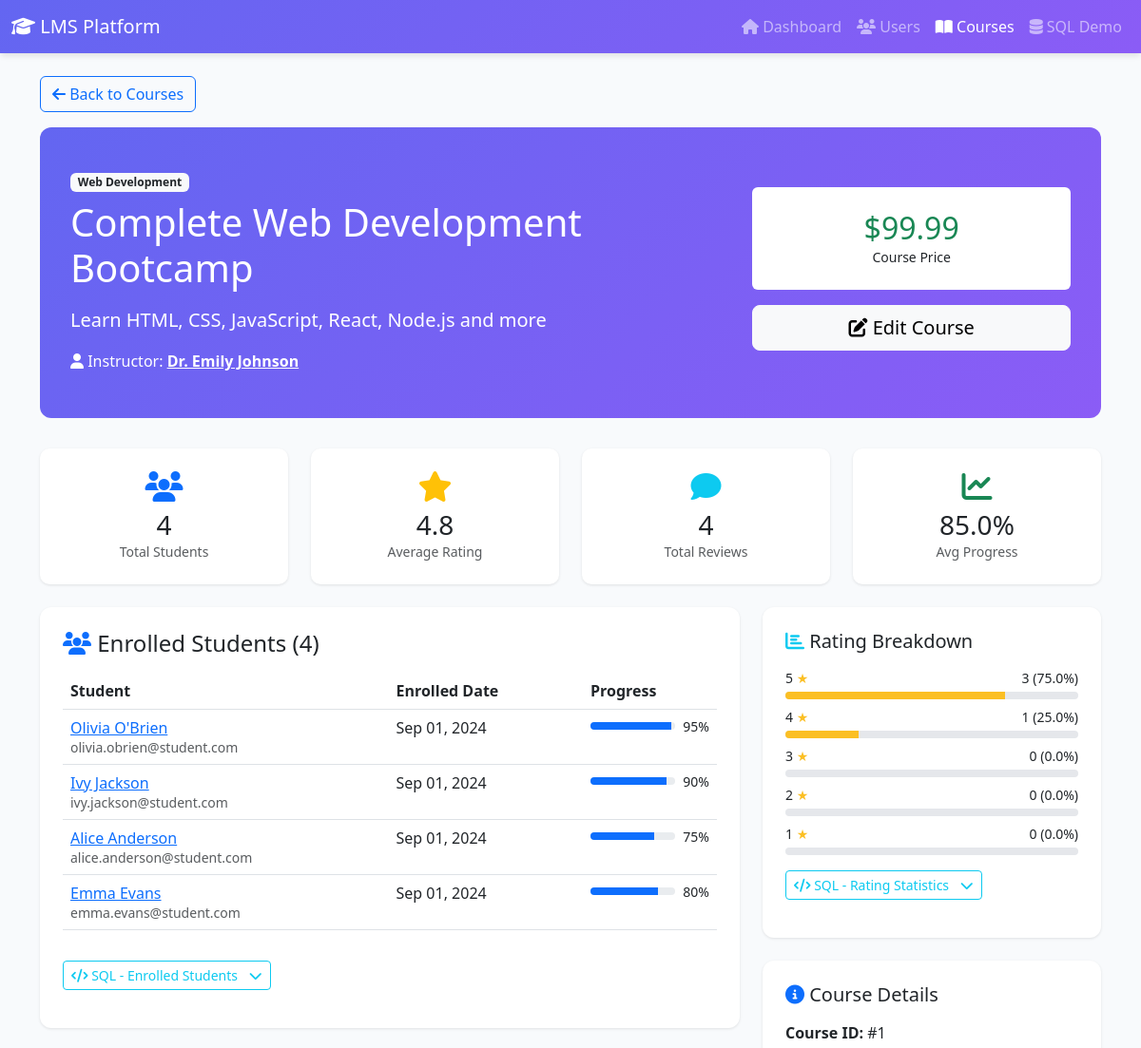
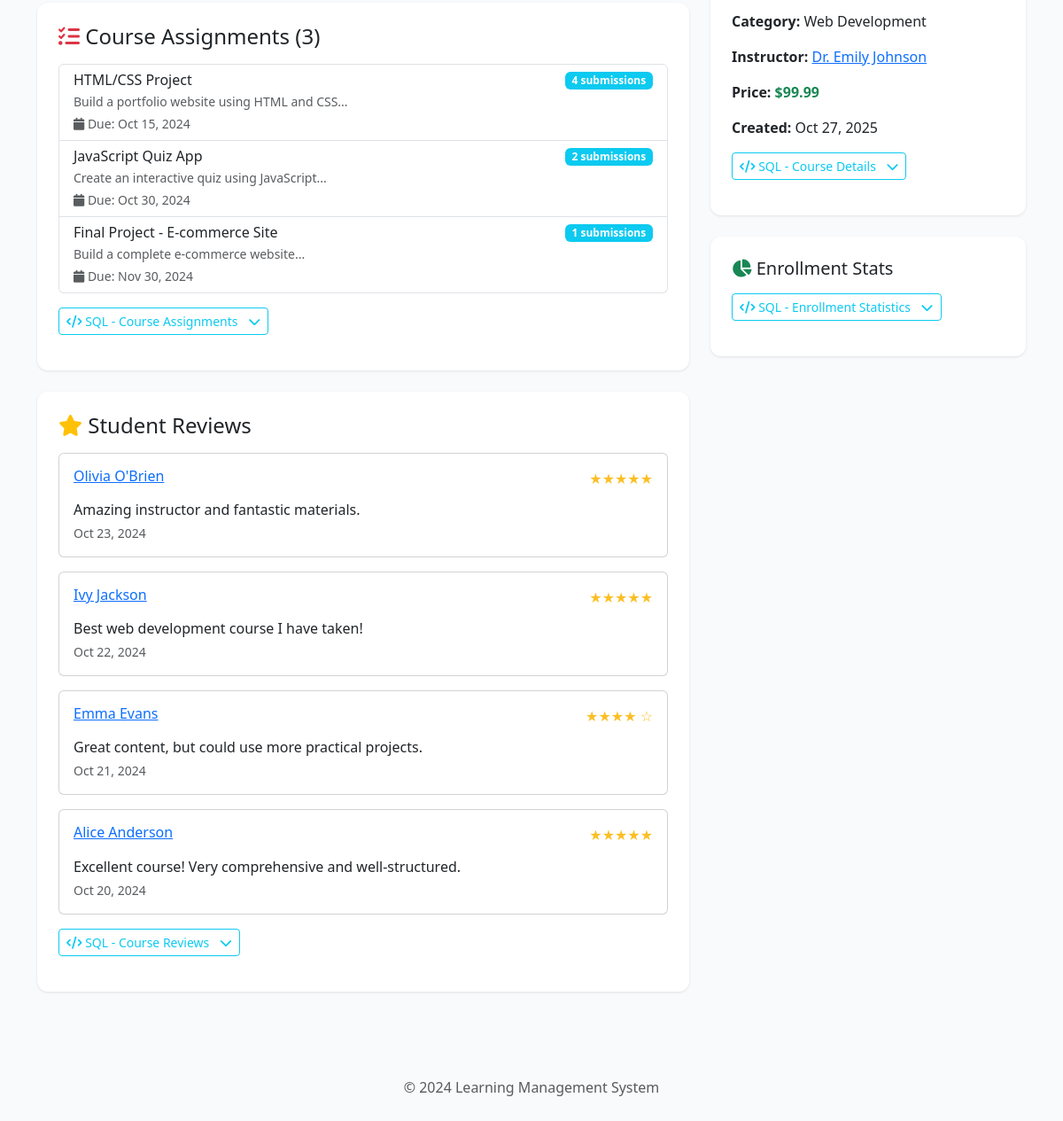
The page /view_course.php?id=1 on the database its author committed (2 pictures, top to bottom).
### tables this page shows
CREATE TABLE courses (
    course_id INT PRIMARY KEY AUTO_INCREMENT,
    title VARCHAR(200) NOT NULL,
    description TEXT,
    price DECIMAL(10, 2) DEFAULT 0.00,
    category_id INT NOT NULL,
    instructor_id INT NOT NULL,
    created_at TIMESTAMP DEFAULT CURRENT_TIMESTAMP,
    FOREIGN KEY (category_id) REFERENCES course_categories(category_id) ON DELETE RESTRICT ON UPDATE CASCADE,
    FOREIGN KEY (instructor_id) REFERENCES users(user_id) ON DELETE RESTRICT ON UPDATE CASCADE,
    INDEX idx_category (category_id),
    INDEX idx_instructor (instructor_id),
    INDEX idx_title (title)
);

CREATE TABLE course_categories (
    category_id INT PRIMARY KEY AUTO_INCREMENT,
    name VARCHAR(100) UNIQUE NOT NULL,
    INDEX idx_name (name)
);

CREATE TABLE users (
    user_id INT PRIMARY KEY AUTO_INCREMENT,
    name VARCHAR(100) NOT NULL,
    email VARCHAR(100) UNIQUE NOT NULL,
    password VARCHAR(255) NOT NULL,
    role ENUM('student', 'instructor', 'admin') DEFAULT 'student',
    created_at TIMESTAMP DEFAULT CURRENT_TIMESTAMP,
    INDEX idx_email (email),
    INDEX idx_role (role)
);

CREATE TABLE enrollments (
    enrollment_id INT PRIMARY KEY AUTO_INCREMENT,
    student_id INT NOT NULL,
    course_id INT NOT NULL,
    enrolled_at TIMESTAMP DEFAULT CURRENT_TIMESTAMP,
    progress INT DEFAULT 0,
    FOREIGN KEY (student_id) REFERENCES users(user_id) ON DELETE CASCADE ON UPDATE CASCADE,
    FOREIGN KEY (course_id) REFERENCES courses(course_id) ON DELETE CASCADE ON UPDATE CASCADE,
    UNIQUE KEY unique_enrollment (student_id, course_id),
    INDEX idx_student (student_id),
    INDEX idx_course (course_id)
);

CREATE TABLE assignments (
    assignment_id INT PRIMARY KEY AUTO_INCREMENT,
    course_id INT NOT NULL,
    title VARCHAR(200) NOT NULL,
    description TEXT,
    due_date DATETIME,
    FOREIGN KEY (course_id) REFERENCES courses(course_id) ON DELETE CASCADE ON UPDATE CASCADE,
    INDEX idx_course (course_id),
    INDEX idx_due_date (due_date)
);

CREATE TABLE reviews (
    review_id INT PRIMARY KEY AUTO_INCREMENT,
    course_id INT NOT NULL,
    student_id INT NOT NULL,
    rating INT NOT NULL CHECK (
        rating >= 1
        AND rating <= 5
    ),
    comment TEXT,
    created_at TIMESTAMP DEFAULT CURRENT_TIMESTAMP,
    FOREIGN KEY (course_id) REFERENCES courses(course_id) ON DELETE CASCADE ON UPDATE CASCADE,
    FOREIGN KEY (student_id) REFERENCES users(user_id) ON DELETE CASCADE ON UPDATE CASCADE,
    INDEX idx_course (course_id),
    INDEX idx_student (student_id),
    INDEX idx_rating (rating)
);

### view_course.php (the view, shortened to what the rows shown need)
<?php
require_once 'includes/sql_display.php';
$database = new Database();
$conn = $database->getConnection();
$course_id = isset($_GET['id']) ? $_GET['id'] : 0;
$course_sql = "SELECT
            c.*,
            cc.name as category_name,
            u.name as instructor_name,
            u.user_id as instructor_id,
            u.email as instructor_email
        FROM courses c
        INNER JOIN course_categories cc ON c.category_id = cc.category_id
        INNER JOIN users u ON c.instructor_id = u.user_id
        WHERE c.course_id = :id";
$stmt = $conn->prepare($course_sql);
$stmt->execute([':id' => $course_id]);
$course = $stmt->fetch();
$students_sql = "SELECT
            e.enrollment_id,
            e.enrolled_at,
            e.progress,
            u.user_id,
            u.name,
            u.email
        FROM enrollments e
        INNER JOIN users u ON e.student_id = u.user_id
        WHERE e.course_id = :id
        ORDER BY e.enrolled_at DESC
        LIMIT 10";
$stmt = $conn->prepare($students_sql);
$stmt->execute([':id' => $course_id]);
$students = $stmt->fetchAll();
$reviews_sql = "SELECT
            r.review_id,
            r.rating,
            r.comment,
            r.created_at,
            u.name as student_name,
            u.user_id as student_id
        FROM reviews r
        INNER JOIN users u ON r.student_id = u.user_id
        WHERE r.course_id = :id
        ORDER BY r.created_at DESC";
$stmt = $conn->prepare($reviews_sql);
$stmt->execute([':id' => $course_id]);
$reviews = $stmt->fetchAll();
$assignments_sql = "SELECT
            assignment_id,
            title,
            description,
            due_date,
            (SELECT COUNT(*) FROM submissions WHERE assignment_id = a.assignment_id) as submission_count
        FROM assignments a
        WHERE course_id = :id
        ORDER BY due_date ASC";
$stmt = $conn->prepare($assignments_sql);
$stmt->execute([':id' => $course_id]);
$assignments = $stmt->fetchAll();
?>
<!DOCTYPE html>
<html lang="en">
<head>
    <link href="https://cdn.jsdelivr.net/npm/bootstrap@5.3.0/dist/css/bootstrap.min.css" rel="stylesheet">
    <link href="https://cdnjs.cloudflare.com/ajax/libs/font-awesome/6.4.0/css/all.min.css" rel="stylesheet">
</head>
<body>
    <div class="container mt-4">
        <div class="course-header">
            <div class="row align-items-center">
                <div class="col-md-8">
                    <span
                        class="badge bg-light text-dark mb-2"><?php echo htmlspecialchars($course['category_name']); ?></span>
                    <h1 class="mb-3"><?php echo htmlspecialchars($course['title']); ?></h1>
                    <p class="lead mb-3"><?php echo htmlspecialchars($course['description']); ?></p>
                    <p class="mb-0">
                        <i class="fas fa-user"></i> Instructor: <strong><a
                                href="view_user.php?id=<?php echo $course['instructor_id']; ?>"
                                class="text-white"><?php echo htmlspecialchars($course['instructor_name']); ?></a></strong>
                    </p>
                </div>
                <div class="col-md-4 text-center">
                    <div class="bg-white text-dark p-4 rounded">
                        <h2 class="text-success mb-0">$<?php echo number_format($course['price'], 2); ?></h2>
                        <small>Course Price</small>
                    </div>
                </div>
            </div>
        </div>
        <div class="row">
            <div class="col-md-8">
                <div class="info-card">
                    <?php if (count($students) > 0): ?>
                        <div class="table-responsive">
                            <table class="table table-hover">
                                <thead>
                                    <tr>
                                        <th>Student</th>
                                        <th>Enrolled Date</th>
                                        <th>Progress</th>
                                    </tr>
                                </thead>
                                <tbody>
                                    <?php foreach ($students as $student): ?>
                                        <tr>
                                            <td>
                                                <a
                                                    href="view_user.php?id=<?php echo $student['user_id']; ?>"><?php echo htmlspecialchars($student['name']); ?></a><br>
                                                <small
                                                    class="text-muted"><?php echo htmlspecialchars($student['email']); ?></small>
                                            </td>
                                            <td><?php echo date('M d, Y', strtotime($student['enrolled_at'])); ?></td>
                                            <td>
                                                <div class="d-flex align-items-center">
                                                    <div class="progress flex-grow-1 me-2">
                                                        <div class="progress-bar bg-primary"
                                                            style="width: <?php echo $student['progress']; ?>%"></div>
                                                    </div>
                                                    <small><?php echo $student['progress']; ?>%</small>
                                                </div>
                                            </td>
                                        </tr>
                                    <?php endforeach; ?>
                                </tbody>
                            </table>
                        </div>
                    <?php else: ?>
                        <p class="text-muted text-center">No students enrolled yet.</p>
                    <?php endif; ?>
                </div>
                <div class="info-card">
                    <?php if (count($assignments) > 0): ?>
                        <div class="list-group">
                            <?php foreach ($assignments as $assignment): ?>
                                <div class="list-group-item">
                                    <div class="d-flex justify-content-between align-items-start">
                                        <div>
                                            <h6 class="mb-1"><?php echo htmlspecialchars($assignment['title']); ?></h6>
                                            <p class="mb-1 small text-muted">
                                                <?php echo htmlspecialchars(substr($assignment['description'], 0, 100)); ?>...
                                            </p>
                                            <small class="text-muted">
                                                <i class="fas fa-calendar"></i>
                                                Due: <?php echo date('M d, Y', strtotime($assignment['due_date'])); ?>
                                            </small>
                                        </div>
                                        <span class="badge bg-info"><?php echo $assignment['submission_count']; ?>
                                            submissions</span>
                                    </div>
                                </div>
                            <?php endforeach; ?>
                        </div>
                    <?php else: ?>
                        <p class="text-muted text-center">No assignments created yet.</p>
                    <?php endif; ?>
                </div>
                <div class="info-card">
                    <?php if (count($reviews) > 0): ?>
                        <?php foreach ($reviews as $review): ?>
                            <div class="card mb-3">
                                <div class="card-body">
                                    <div class="d-flex justify-content-between mb-2">
                                        <h6>
                                            <a
                                                href="view_user.php?id=<?php echo $review['student_id']; ?>"><?php echo htmlspecialchars($review['student_name']); ?></a>
                                        </h6>
                                        <span class="rating-stars">
                                            <?php echo str_repeat('★', $review['rating']); ?>
                                            <?php echo str_repeat('☆', 5 - $review['rating']); ?>
                                        </span>
                                    </div>
                                    <p class="mb-1"><?php echo htmlspecialchars($review['comment']); ?></p>
                                    <small
                                        class="text-muted"><?php echo date('M d, Y', strtotime($review['created_at'])); ?></small>
                                </div>
                            </div>
                        <?php endforeach; ?>
                    <?php else: ?>
                        <p class="text-muted text-center">No reviews yet.</p>
                    <?php endif; ?>
                </div>
            </div>
            <div class="col-md-4">
                <div class="info-card">
                    <h5 class="mb-3"><i class="fas fa-info-circle text-primary"></i> Course Details</h5>
                    <p><strong>Course ID:</strong> #<?php echo $course['course_id']; ?></p>
                    <p><strong>Category:</strong> <?php echo htmlspecialchars($course['category_name']); ?></p>
                    <p><strong>Instructor:</strong> <a
                            href="view_user.php?id=<?php echo $course['instructor_id']; ?>"><?php echo htmlspecialchars($course['instructor_name']); ?></a>
                    </p>
                    <p><strong>Price:</strong> <span
                            class="text-success fw-bold">$<?php echo number_format($course['price'], 2); ?></span></p>
                    <p><strong>Created:</strong> <?php echo date('M d, Y', strtotime($course['created_at'])); ?></p>
                </div>
            </div>
        </div>
    </div>
</body>
</html>

### rows shown on the page
courses: category.name "Web Development", title "Complete Web Development Bootcamp", description "Learn HTML, CSS, JavaScript, React, Node.js and more", instructor.name "Dr. Emily Johnson", price "99.99", course_id "1", created_at "Oct 27, 2025"
enrollments: student.name "Olivia O'Brien", student.email "olivia.obrien@student.com", enrolled_at "Sep 01, 2024", progress "95"
enrollments: student.name "Ivy Jackson", student.email "ivy.jackson@student.com", enrolled_at "Sep 01, 2024", progress "90"
enrollments: student.name "Alice Anderson", student.email "alice.anderson@student.com", enrolled_at "Sep 01, 2024", progress "75"
enrollments: student.name "Emma Evans", student.email "emma.evans@student.com", enrolled_at "Sep 01, 2024", progress "80"
assignments: title "HTML/CSS Project", description "Build a portfolio website using HTML and CSS", due_date "Oct 15, 2024", submission_count "4"
assignments: title "JavaScript Quiz App", description "Create an interactive quiz using JavaScript", due_date "Oct 30, 2024", submission_count "2"
assignments: title "Final Project - E-commerce Site", description "Build a complete e-commerce website", due_date "Nov 30, 2024", submission_count "1"
reviews: student.name "Olivia O'Brien", rating "★★★★★", comment "Amazing instructor and fantastic materials.", created_at "Oct 23, 2024"
reviews: student.name "Ivy Jackson", rating "★★★★★", comment "Best web development course I have taken!", created_at "Oct 22, 2024"
reviews: student.name "Emma Evans", rating "★★★★", rating "☆", comment "Great content, but could use more practical projects.", created_at "Oct 21, 2024"
reviews: student.name "Alice Anderson", rating "★★★★★", comment "Excellent course! Very comprehensive and well-structured.", created_at "Oct 20, 2024"

### other values the page prints
$enrollment_stats['total_enrollments'] "4"
$rating_stats['avg_rating'] "4.8"
$rating_stats['total_reviews'] "4"
$enrollment_stats['avg_progress'] "85.0"
$title "SQL - Enrolled Students SQL - Course Assignments SQL - Course Reviews SQL - Rating Statistics SQL - Course Details SQL - Enrollment Statistics"
count($assignments) "3"
$count "3"
$percentage "75.0"
$count "1"
$percentage "25.0"
$count "0"
$percentage "0.0"
